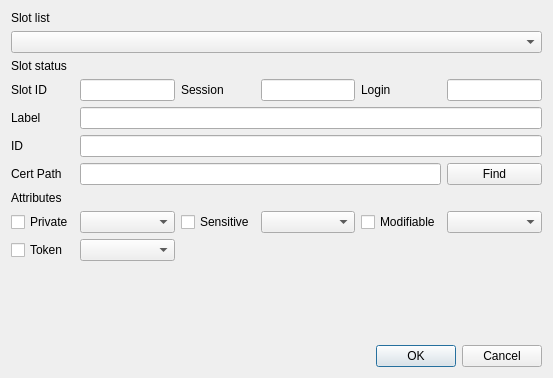
<?xml version="1.0" encoding="UTF-8"?>
<ui version="4.0">
 <class>ImportCertDlg</class>
 <widget class="QDialog" name="ImportCertDlg">
  <property name="geometry">
   <rect>
    <x>0</x>
    <y>0</y>
    <width>553</width>
    <height>378</height>
   </rect>
  </property>
  <property name="windowTitle">
   <string>Import certificate</string>
  </property>
  <layout class="QGridLayout" name="gridLayout">
   <item row="6" column="0">
    <widget class="QLabel" name="label_6">
     <property name="text">
      <string>Cert Path</string>
     </property>
    </widget>
   </item>
   <item row="2" column="0">
    <widget class="QLabel" name="label_2">
     <property name="text">
      <string>Slot status</string>
     </property>
    </widget>
   </item>
   <item row="8" column="1">
    <widget class="QComboBox" name="mPrivateCombo"/>
   </item>
   <item row="3" column="5">
    <widget class="QLineEdit" name="mLoginText"/>
   </item>
   <item row="4" column="1" colspan="5">
    <widget class="QLineEdit" name="mLabelText"/>
   </item>
   <item row="3" column="4">
    <widget class="QLabel" name="label_9">
     <property name="text">
      <string>Login</string>
     </property>
    </widget>
   </item>
   <item row="0" column="0">
    <widget class="QLabel" name="label">
     <property name="text">
      <string>Slot list</string>
     </property>
    </widget>
   </item>
   <item row="8" column="0">
    <widget class="QCheckBox" name="mPrivateCheck">
     <property name="text">
      <string>Private</string>
     </property>
    </widget>
   </item>
   <item row="5" column="0">
    <widget class="QLabel" name="label_5">
     <property name="text">
      <string>ID</string>
     </property>
    </widget>
   </item>
   <item row="3" column="3">
    <widget class="QLineEdit" name="mSessionText"/>
   </item>
   <item row="9" column="0">
    <widget class="QCheckBox" name="mTokenCheck">
     <property name="text">
      <string>Token</string>
     </property>
    </widget>
   </item>
   <item row="3" column="1">
    <widget class="QLineEdit" name="mSlotIDText"/>
   </item>
   <item row="8" column="4">
    <widget class="QCheckBox" name="mModifiableCheck">
     <property name="text">
      <string>Modifiable</string>
     </property>
    </widget>
   </item>
   <item row="8" column="2">
    <widget class="QCheckBox" name="mSensitiveCheck">
     <property name="text">
      <string>Sensitive</string>
     </property>
    </widget>
   </item>
   <item row="7" column="0">
    <widget class="QLabel" name="label_7">
     <property name="text">
      <string>Attributes</string>
     </property>
    </widget>
   </item>
   <item row="1" column="0" colspan="6">
    <widget class="QComboBox" name="mSlotsCombo"/>
   </item>
   <item row="6" column="1" colspan="4">
    <widget class="QLineEdit" name="mCertPathText"/>
   </item>
   <item row="11" column="3" colspan="3">
    <widget class="QDialogButtonBox" name="buttonBox">
     <property name="orientation">
      <enum>Qt::Horizontal</enum>
     </property>
     <property name="standardButtons">
      <set>QDialogButtonBox::Cancel|QDialogButtonBox::Ok</set>
     </property>
    </widget>
   </item>
   <item row="6" column="5">
    <widget class="QPushButton" name="mFindBtn">
     <property name="text">
      <string>Find</string>
     </property>
    </widget>
   </item>
   <item row="9" column="1">
    <widget class="QComboBox" name="mTokenCombo"/>
   </item>
   <item row="5" column="1" colspan="5">
    <widget class="QLineEdit" name="mIDText"/>
   </item>
   <item row="8" column="3">
    <widget class="QComboBox" name="mSensitiveCombo"/>
   </item>
   <item row="8" column="5">
    <widget class="QComboBox" name="mModifiableCombo"/>
   </item>
   <item row="3" column="0">
    <widget class="QLabel" name="label_3">
     <property name="text">
      <string>Slot ID</string>
     </property>
    </widget>
   </item>
   <item row="4" column="0">
    <widget class="QLabel" name="label_4">
     <property name="text">
      <string>Label</string>
     </property>
    </widget>
   </item>
   <item row="3" column="2">
    <widget class="QLabel" name="label_8">
     <property name="text">
      <string>Session</string>
     </property>
    </widget>
   </item>
   <item row="10" column="1">
    <spacer name="verticalSpacer">
     <property name="orientation">
      <enum>Qt::Vertical</enum>
     </property>
     <property name="sizeHint" stdset="0">
      <size>
       <width>20</width>
       <height>40</height>
      </size>
     </property>
    </spacer>
   </item>
  </layout>
 </widget>
 <resources/>
 <connections>
  <connection>
   <sender>buttonBox</sender>
   <signal>accepted()</signal>
   <receiver>ImportCertDlg</receiver>
   <slot>accept()</slot>
   <hints>
    <hint type="sourcelabel">
     <x>248</x>
     <y>254</y>
    </hint>
    <hint type="destinationlabel">
     <x>157</x>
     <y>274</y>
    </hint>
   </hints>
  </connection>
  <connection>
   <sender>buttonBox</sender>
   <signal>rejected()</signal>
   <receiver>ImportCertDlg</receiver>
   <slot>reject()</slot>
   <hints>
    <hint type="sourcelabel">
     <x>316</x>
     <y>260</y>
    </hint>
    <hint type="destinationlabel">
     <x>286</x>
     <y>274</y>
    </hint>
   </hints>
  </connection>
 </connections>
</ui>
